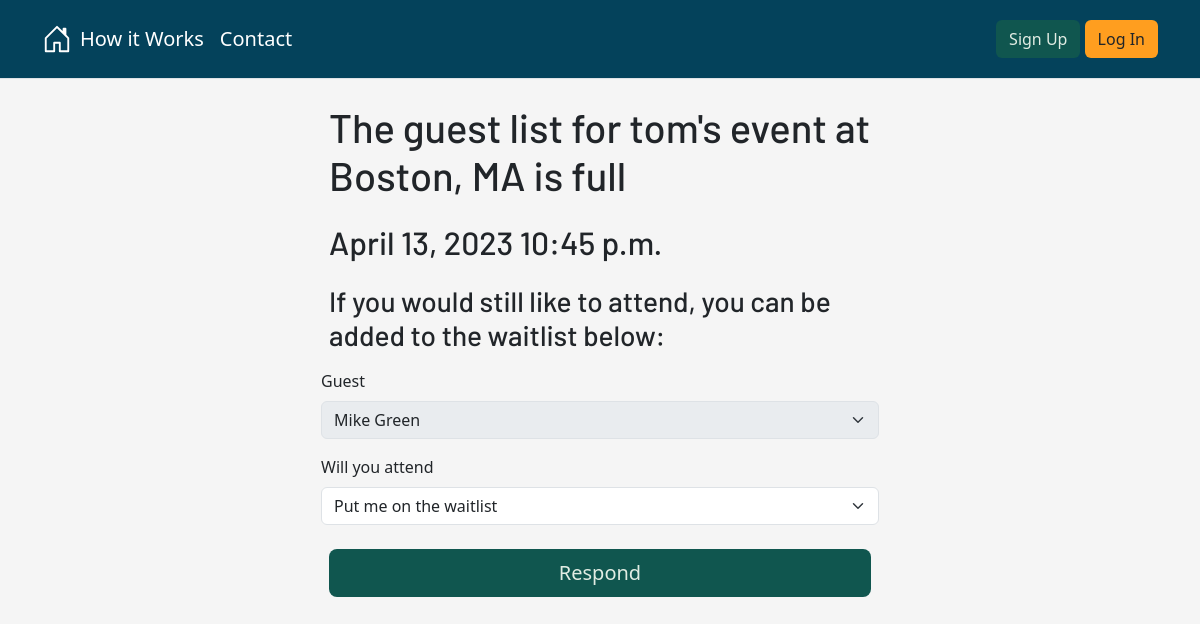
Page /organize/manage-invites/respond/147 on the committed database.
### OrgDash/models.py (models this page shows, shortened)
class Invitation(models.Model):
    host = models.ForeignKey(User, on_delete= models.CASCADE, default= 1)
    guest = models.ForeignKey(Player, on_delete=models.CASCADE)
    event = models.ForeignKey(Skate, on_delete=models.CASCADE)
    date_invited = models.DateTimeField(auto_now_add=True)
    STATUS_CHOICES = [
        ('Yes','Yes'),
        ('No','No'),
        ('Waitlist','Put me on the waitlist'),
    ]
    will_you_attend = models.CharField(max_length=256, choices=STATUS_CHOICES, default ='No')
    class Meta():
        unique_together= ("guest", "event")

class Skate(models.Model):
    host = models.ForeignKey(User, on_delete= models.CASCADE, default= 1)
    date = models.DateField(auto_now = False, default= None)
    time = models.TimeField(auto_now=False, default= None)
    location = models.CharField(max_length=200)
    price = models.IntegerField()
    max_players = models.IntegerField(default=0)
    max_goalies = models.IntegerField(default=2)
    recurring_event = models.BooleanField(default= False)
    player_full = models.BooleanField(default=False)
    goalie_full = models.BooleanField(default=False)
    STATUS_CHOICES = [
        (7,'Every Week'),
        (14,'Every Two Weeks'),
    ]
    frequency = models.IntegerField(choices=STATUS_CHOICES, default= 7, blank= True)
    send_invite_days_before = models.IntegerField(default= 3, blank= True)
    finalize_event_hours_before = models.IntegerField(default=1, blank= True)
    group_to_invite = models.ForeignKey('PlayerGroup', on_delete= models.CASCADE, blank= True, null=True)

### OrgDash/views.py (the view, shortened to what this page needs)
# urls.py: path('manage-invites/respond/<int:pk>', views.UpdateInvite.as_view(), name = 'update_invite'),
class UpdateInvite(UpdateView):
    model = Invitation
    form_class = InviteUpdateForm
    def get_form_class(self): #TODO do i need to do thes qs again?
        all_invites = super().get_queryset()
        current_invite = Invitation.objects.get(pk=self.kwargs['pk'])
        current_host = current_invite.event.host
        all_invited = all_invites.filter(Q(host = current_host) & Q(event= current_invite.event))
        guest_list = all_invited.filter(will_you_attend = 'Yes')
        waitlist= Waitlist.objects.get_or_create(event=current_invite.event)
        player_guest_list = []
        goalie_guest_list = []
        for guest in guest_list:
            if guest.guest.goalie:
                goalie_guest_list.append(guest)
            else:
                player_guest_list.append(guest)
        if len(goalie_guest_list) == current_invite.event.max_goalies:
            current_invite.event.goalie_full = True
        if len(player_guest_list) == current_invite.event.max_players:
            current_invite.event.player_full = True
        if len(waitlist[0].guests.all()) > 0 : # TODO waitlist manager
            if current_invite.event.player_full == False:
                print("a spot opened up")
        if current_invite.guest.goalie:
            if current_invite.event.goalie_full:
                return InviteWaitlistForm
            else:
                return InviteUpdateForm
        else:
            if current_invite.event.player_full:
                return InviteWaitlistForm
            else:
                return InviteUpdateForm
    def get_template_names(self):
        if isinstance(self.get_form(), InviteWaitlistForm):
            return ['OrgDash/Invites/waitlist_response.html']
        else:
            return ['OrgDash/Invites/invite_response.html']

### OrgDash/forms.py
class InviteWaitlistForm(forms.ModelForm):
    def __init__(self, *args, **kwargs):
        super(InviteWaitlistForm,self).__init__(*args, **kwargs)
        self.fields['guest'].disabled = True
        self.fields['will_you_attend'].choices = ('No','No'), ('Waitlist','Put me on the waitlist')
    class Meta:
        fields = ( 'guest', 'will_you_attend')
        model = Invitation

### OrgDash/models.py (called while the page is built)
    def __str__(self):
        return (self.first_name + " " + self.last_name)

### OrgDash/templates/OrgDash/Invites/waitlist_response.html (shortened to what this page needs)
{% extends 'base.html' %}
{% block body_block %}
{% load django_bootstrap5 %}
<div class="container">
    <div class="col-md-6 create-form">
        <h1 class="p-2">The guest list for {{object.event.host}}'s event at {{object.event.location}} is full</h1>
        <h2 class="p-2">{{object.event.date}} {{object.event.time}}</h2>
        <h3 class="p-2">If you would still like to attend, you can be added to the waitlist below:</h3>
        <form method="post">
        {% bootstrap_form form %}
        <div class="p-2">
            <button class="w-100 btn btn-lg btn-green" type="submit">Respond</button>
        </div>
        </form>
    </div>
</div>
{% endblock %}

### pickuphockey/static/pickuphockey.css (style rules this page uses)
body { background-color: whitesmoke; }
h1, h2, h3, h4, h5 { font-family: 'Barlow', sans-serif; }
.btn-green { background-color: #10564f; -webkit-text-fill-color: #e1ece3; }
.create-form { position: relative; margin: 0 auto; padding-bottom: 10%; }

### rows in the picture
Invitation: event.host "tom", event.location "Boston, MA", event "April 13, 2023", event.time "10:45 p.m.", guest "Mike Green", will_you_attend "Put me on the waitlist"
